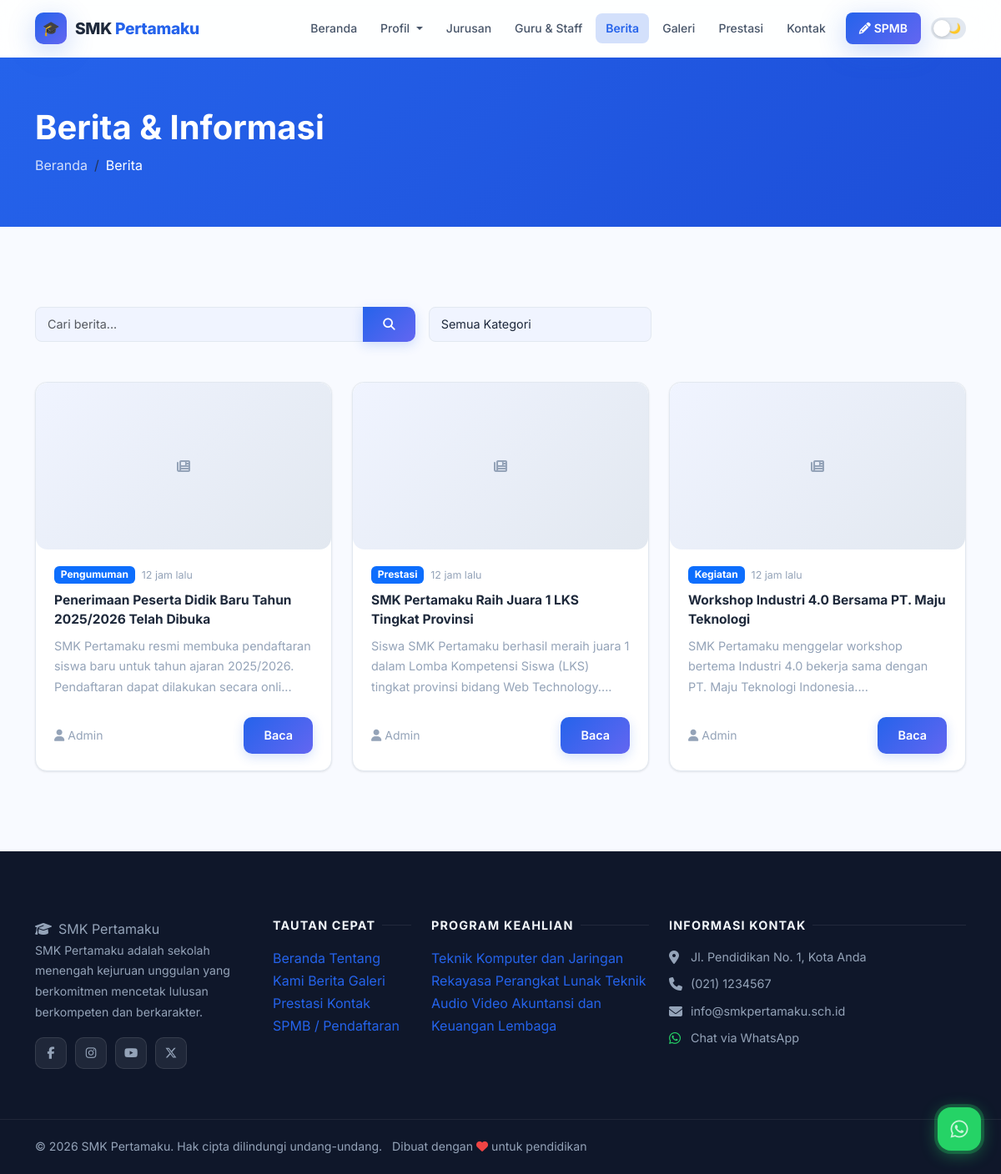
Screenshot of /berita with the database file from the repository.
### tables this page shows
CREATE TABLE IF NOT EXISTS `news` (
  `id` INT AUTO_INCREMENT PRIMARY KEY,
  `title` VARCHAR(250) NOT NULL,
  `slug` VARCHAR(250) UNIQUE NOT NULL,
  `excerpt` TEXT,
  `content` LONGTEXT,
  `image` VARCHAR(255) DEFAULT NULL,
  `category` VARCHAR(100) DEFAULT 'Berita',
  `author` VARCHAR(100) DEFAULT 'Admin',
  `views` INT DEFAULT 0,
  `is_published` TINYINT(1) DEFAULT 1,
  `published_at` DATETIME DEFAULT CURRENT_TIMESTAMP,
  `created_at` TIMESTAMP DEFAULT CURRENT_TIMESTAMP
);

CREATE TABLE IF NOT EXISTS `social_media` (
  `id` INT AUTO_INCREMENT PRIMARY KEY,
  `platform` VARCHAR(50) NOT NULL,
  `url` VARCHAR(255) NOT NULL,
  `icon` VARCHAR(100) DEFAULT NULL,
  `is_active` TINYINT(1) DEFAULT 1
);

CREATE TABLE IF NOT EXISTS `programs` (
  `id` INT AUTO_INCREMENT PRIMARY KEY,
  `name` VARCHAR(200) NOT NULL,
  `code` VARCHAR(20) DEFAULT NULL,
  `description` LONGTEXT,
  `image` VARCHAR(255) DEFAULT NULL,
  `icon` VARCHAR(100) DEFAULT 'fas fa-laptop-code',
  `quota` INT DEFAULT 36,
  `is_active` TINYINT(1) DEFAULT 1,
  `sort_order` INT DEFAULT 0,
  `created_at` TIMESTAMP DEFAULT CURRENT_TIMESTAMP
);

### app/controllers/PublicController.php (called while the page is built, shortened)
<?php
class PublicController {
    public function news($page = 1) {
        $db = getDB();
        $page = max(1, (int)$page);
        $perPage = 6;
        $where = "is_published=1";
        $offset = ($page - 1) * $perPage;
        $res = $db->query("SELECT * FROM news WHERE $where ORDER BY published_at DESC LIMIT $perPage OFFSET $offset");
        $news = $res ? $res->fetch_all(MYSQLI_ASSOC) : [];
        require_once __DIR__ . '/../../views/public/news.php';
    }
}

### index.php (called while the page is built, shortened)
<?php
require_once __DIR__ . '/routes/web.php';

### app/helpers.php (called while the page is built, shortened)
<?php
function getSettings() {
    $db = getDB();
    $res = $db->query("SELECT `key`, value FROM settings");
    $data = [];
    while ($row = $res->fetch_assoc()) {
        $data[$row['key']] = $row['value'];
    }
    return $data;
}
function timeAgo($datetime) {
    $time = time() - strtotime($datetime);
    if ($time < 86400) return round($time/3600) . ' jam lalu';
    return date('d M Y', strtotime($datetime));
}

### views/public/news.php (the view, shortened to what this page needs)
<?php
require_once __DIR__ . '/../layouts/header.php';
$searchVal = htmlspecialchars($_GET['q'] ?? '');
?>
<div style="background:linear-gradient(135deg,var(--primary),var(--primary-dark));padding:60px 0;color:#fff;">
    <div class="container">
        <h1 class="fw-bold mb-2">Berita & Informasi</h1>
        <nav aria-label="breadcrumb">
            <ol class="breadcrumb mb-0"><li class="breadcrumb-item"><a href="<?= APP_URL ?>/" style="color:rgba(255,255,255,0.8);">Beranda</a></li><li class="breadcrumb-item active text-white">Berita</li></ol>
        </nav>
    </div>
</div>
<section class="section">
    <div class="container">
        <form method="GET" action="<?= APP_URL ?>/berita" class="mb-5">
            <div class="row g-3 align-items-center">
                <div class="col-md-5">
                    <div class="input-group">
                        <input type="text" name="q" class="form-control" placeholder="Cari berita..." value="<?= $searchVal ?>">
                        <button class="btn btn-primary" type="submit"><i class="fas fa-search"></i></button>
                    </div>
                </div>
                <div class="col-md-3">
                    <select name="category" class="form-select" onchange="this.form.submit()">
                        <option value="">Semua Kategori</option>
                    </select>
                </div>
            </div>
        </form>
        <?php if (empty($news)): ?>
            <div class="text-center py-5">
                <i class="fas fa-newspaper" style="font-size:3rem;color:var(--text-muted);"></i>
                <p class="mt-3" style="color:var(--text-muted);">Belum ada berita yang ditemukan.</p>
            </div>
        <?php else: ?>
        <div class="row g-4">
            <?php foreach ($news as $article): ?>
            <div class="col-lg-4 col-md-6">
                <div class="card news-card h-100">
                    <div class="news-img">
                        <?php if (!empty($article['image'])): ?>
                            <img src="<?= UPLOAD_URL . htmlspecialchars($article['image']) ?>" alt="<?= htmlspecialchars($article['title']) ?>">
                        <?php else: ?>
                            <div class="img-placeholder" style="height:200px;"><i class="fas fa-newspaper"></i></div>
                        <?php endif; ?>
                    </div>
                    <div class="card-body d-flex flex-column">
                        <div class="d-flex align-items-center gap-2 mb-2">
                            <span class="badge bg-primary"><?= htmlspecialchars($article['category']) ?></span>
                            <span class="news-date"><?= timeAgo($article['published_at']) ?></span>
                        </div>
                        <h5 class="flex-grow-1"><?= htmlspecialchars($article['title']) ?></h5>
                        <p style="color:var(--text-muted);font-size:0.9rem;"><?= htmlspecialchars(substr($article['excerpt'] ?? '', 0, 120)) ?>...</p>
                        <div class="d-flex align-items-center justify-content-between mt-2">
                            <small style="color:var(--text-muted);"><i class="fas fa-user me-1"></i><?= htmlspecialchars($article['author']) ?></small>
                            <a href="<?= APP_URL ?>/berita/<?= htmlspecialchars($article['slug']) ?>" class="btn btn-sm btn-primary">Baca</a>
                        </div>
                    </div>
                </div>
            </div>
            <?php endforeach; ?>
        </div>
        <?php endif; ?>
    </div>
</section>
<?php require_once __DIR__ . '/../layouts/footer.php'; ?>

### views/layouts/footer.php (shortened to what this page needs)
<?php
$settings = getSettings();
$schoolName = $settings['school_name'] ?? 'SMK Pertamaku';
$footerAbout = $settings['footer_about'] ?? '';
$address = $settings['school_address'] ?? '';
$phone = $settings['school_phone'] ?? '';
$email = $settings['school_email'] ?? '';
$whatsapp = $settings['whatsapp_number'] ?? '';
$currentYear = date('Y');
$db = getDB();
$progRes = $db->query("SELECT id, name FROM programs WHERE is_active=1 ORDER BY sort_order LIMIT 6");
$footerPrograms = $progRes ? $progRes->fetch_all(MYSQLI_ASSOC) : [];
$smRes = $db->query("SELECT * FROM social_media WHERE is_active=1");
$socialMedia = $smRes ? $smRes->fetch_all(MYSQLI_ASSOC) : [];
?>
</main>
<footer class="site-footer">
    <div class="container">
        <div class="row g-4">
            <div class="col-lg-3 col-md-6">
                <span class="footer-brand"><i class="fas fa-graduation-cap me-2"></i><?= htmlspecialchars($schoolName) ?></span>
                <p><?= htmlspecialchars($footerAbout) ?></p>
                <?php if ($socialMedia): ?>
                <div class="social-links">
                    <?php foreach ($socialMedia as $sm): ?>
                        <a href="<?= htmlspecialchars($sm['url']) ?>" target="_blank" rel="noopener" class="social-link" title="<?= htmlspecialchars($sm['platform']) ?>">
                            <i class="<?= htmlspecialchars($sm['icon'] ?? 'fas fa-link') ?>"></i>
                        </a>
                    <?php endforeach; ?>
                </div>
                <?php endif; ?>
            </div>
            <div class="col-lg-2 col-md-6">
                <h5>Tautan Cepat</h5>
                <a href="<?= APP_URL ?>/">Beranda</a>
                <a href="<?= APP_URL ?>/profil">Tentang Kami</a>
                <a href="<?= APP_URL ?>/berita">Berita</a>
                <a href="<?= APP_URL ?>/galeri">Galeri</a>
                <a href="<?= APP_URL ?>/prestasi">Prestasi</a>
                <a href="<?= APP_URL ?>/kontak">Kontak</a>
                <a href="<?= APP_URL ?>/spmb">SPMB / Pendaftaran</a>
            </div>
            <div class="col-lg-3 col-md-6">
                <h5>Program Keahlian</h5>
                <?php foreach ($footerPrograms as $prog): ?>
                    <a href="<?= APP_URL ?>/jurusan/<?= $prog['id'] ?>"><?= htmlspecialchars($prog['name']) ?></a>
                <?php endforeach; ?>
            </div>
            <div class="col-lg-4 col-md-6">
                <h5>Informasi Kontak</h5>
                <?php if ($address): ?>
                <div class="d-flex gap-2 mb-2">
                    <i class="fas fa-map-marker-alt mt-1" style="color:#94a3b8;width:18px;"></i>
                    <span style="color:var(--footer-text);font-size:0.9rem;"><?= htmlspecialchars($address) ?></span>
                </div>
                <?php endif; ?>
                <?php if ($phone): ?>
                <div class="d-flex gap-2 mb-2">
                    <i class="fas fa-phone mt-1" style="color:#94a3b8;width:18px;"></i>
                    <a href="tel:<?= preg_replace('/[^0-9+]/', '', $phone) ?>" style="color:var(--footer-text);font-size:0.9rem;"><?= htmlspecialchars($phone) ?></a>
                </div>
                <?php endif; ?>
                <?php if ($email): ?>
                <div class="d-flex gap-2 mb-2">
                    <i class="fas fa-envelope mt-1" style="color:#94a3b8;width:18px;"></i>
                    <a href="mailto:<?= htmlspecialchars($email) ?>" style="color:var(--footer-text);font-size:0.9rem;"><?= htmlspecialchars($email) ?></a>
                </div>
                <?php endif; ?>
                <?php if ($whatsapp): ?>
                <div class="d-flex gap-2 mb-2">
                    <i class="fab fa-whatsapp mt-1" style="color:#25d366;width:18px;"></i>
                    <a href="https://wa.me/<?= preg_replace('/[^0-9]/', '', $whatsapp) ?>" target="_blank" style="color:var(--footer-text);font-size:0.9rem;">Chat via WhatsApp</a>
                </div>
                <?php endif; ?>
            </div>
        </div>
    </div>
    <div class="footer-bottom">
        <div class="container">
            <p class="mb-0">
                &copy; <?= $currentYear ?> <?= htmlspecialchars($schoolName) ?>. Hak cipta dilindungi undang-undang.
                <span class="ms-2">Dibuat dengan <i class="fas fa-heart" style="color:#ef4444;"></i> untuk pendidikan</span>
            </p>
        </div>
    </div>
</footer>
<?php if ($whatsapp): ?>
<a href="https://wa.me/<?= preg_replace('/[^0-9]/', '', $whatsapp) ?>?text=Halo+<?= urlencode($schoolName) ?>%2C+saya+ingin+bertanya..."
   class="whatsapp-float" target="_blank" rel="noopener" title="Chat WhatsApp">
    <i class="fab fa-whatsapp"></i>
</a>
<?php endif; ?>
</body>
</html>

### assets/css/style.css (style rules this page uses)
:root { --bg: #f8faff; --bg-secondary: #f0f4ff; --bg-card: #ffffff; --text: #1e293b; --text-secondary:#475569; --text-muted: #94a3b8; --primary: #2563eb; --primary-light: #3b82f6; --primary-dark: #1d4ed8; --primary-glow: rgba(37,99,235,0.20); --accent: #6366f1; --accent-glow: rgba(99,102,241,0.18); --success: #16a34a; --warning: #d97706; --danger: #dc2626; --border: #e2e8f0; --border-light: #f1f5f9; --navbar-bg: rgba(255,255,255,0.85); --footer-bg: #0f172a; --footer-text: #94a3b8; --shadow-sm: 0 1px 3px rgba(0,0,0,0.06), 0 1px 2px rgba(0,0,0,0.04); --shadow: 0 4px 16px rgba(0,0,0,0.08); --shadow-md: 0 8px 32px rgba(0,0,0,0.10); --shadow-lg: 0 20px 60px rgba(0,0,0,0.12); --shadow-blue: 0 8px 32px rgba(37,99,235,0.25); --radius: 14px; --radius-lg: 20px; --transition: all 0.3s cubic-bezier(0.4,0,0.2,1); --gradient: linear-gradient(135deg, #2563eb 0%, #6366f1 100%); --gradient-hero: linear-gradient(135deg, #0f172a 0%, #1e3a8a 50%, #1e1b4b 100%); }
*, *::before, *::after { box-sizing: border-box; }
html { scroll-behavior: smooth; font-size: 16px; }
body { background-color: var(--bg); color: var(--text); font-family: 'Segoe UI', system-ui, -apple-system, 'Helvetica Neue', sans-serif; line-height: 1.7; transition: background-color 0.4s ease, color 0.3s ease; overflow-x: hidden; }
a { color: var(--primary); text-decoration: none; transition: var(--transition); }
.section { padding: 96px 0; }
.btn-primary { background: var(--gradient); color: #fff; border: none; border-radius: 10px; padding: 11px 24px; font-weight: 600; font-size: 0.9rem; transition: var(--transition); display: inline-flex; align-items: center; gap: 8px; box-shadow: 0 4px 14px var(--primary-glow); }
.news-card { background: var(--bg-card); border: 1px solid var(--border); border-radius: var(--radius-lg); overflow: hidden; transition: var(--transition); display: flex; flex-direction: column; height: 100%; }
.news-date { font-size: 0.78rem; color: var(--text-muted); display: flex; align-items: center; gap: 4px; }
.news-card h5 { font-size: 0.97rem; font-weight: 700; color: var(--text); margin-bottom: 8px; line-height: 1.5; }
.news-card p { font-size: 0.85rem; color: var(--text-muted); line-height: 1.7; flex: 1; }
.site-footer { background: var(--footer-bg); padding: 80px 0 0; color: var(--footer-text); }
.site-footer p { font-size: 0.88rem; line-height: 1.75; color: var(--footer-text); }
.site-footer h5 { color: #f1f5f9; font-size: 0.9rem; font-weight: 700; text-transform: uppercase; letter-spacing: 0.08em; margin-bottom: 18px; display: flex; align-items: center; gap: 8px; }
.site-footer h5::after { content: ''; flex: 1; height: 1px; background: rgba(255,255,255,0.08); }
.social-links { display: flex; gap: 10px; margin-top: 18px; flex-wrap: wrap; }
.social-link { width: 38px; height: 38px; background: rgba(255,255,255,0.07); border: 1px solid rgba(255,255,255,0.1); border-radius: 10px; display: flex; align-items: center; justify-content: center; color: var(--footer-text); font-size: 0.9rem; transition: var(--transition); }
.footer-bottom { margin-top: 60px; border-top: 1px solid rgba(255,255,255,0.07); padding: 20px 0; display: flex; align-items: center; justify-content: space-between; flex-wrap: wrap; gap: 12px; font-size: 0.82rem; color: var(--footer-text); }
.whatsapp-float { position: fixed; bottom: 28px; right: 24px; width: 52px; height: 52px; background: #25d366; border-radius: 16px; display: flex; align-items: center; justify-content: center; color: #fff; font-size: 1.5rem; z-index: 1000; box-shadow: 0 4px 20px rgba(37,211,102,0.45); transition: var(--transition); }
.whatsapp-float::before { content: ''; position: absolute; inset: -4px; background: rgba(37,211,102,0.25); border-radius: 20px; animation: wa-pulse 2.5s ease-in-out infinite; }
.form-control, .form-select { background: var(--bg-secondary); border: 1px solid var(--border); border-radius: 8px; color: var(--text); font-size: 0.9rem; padding: 9px 14px; transition: var(--transition); }
.card { background: var(--bg-card); border: 1px solid var(--border); border-radius: var(--radius); transition: var(--transition); box-shadow: var(--shadow-sm); }
.card-body { padding: 20px 22px; }
.img-placeholder { background: linear-gradient(135deg, var(--bg-secondary), var(--border)); display: flex; align-items: center; justify-content: center; color: var(--text-muted); border-radius: var(--radius); }
.badge { border-radius: 6px; }

### views/layouts/header.php (style rules this page uses)
body { font-family:'Inter',system-ui,sans-serif; }

### rows the page displays
news: category "Pengumuman", published_at "12 jam lalu", title "Penerimaan Peserta Didik Baru Tahun 2025/2026 Telah Dibuka", excerpt "SMK Pertamaku resmi membuka pendaftaran siswa baru untuk tahun ajaran 2025/2026. Pendaftaran dapat dilakukan secara onli", author "Admin"
news: category "Prestasi", published_at "12 jam lalu", title "SMK Pertamaku Raih Juara 1 LKS Tingkat Provinsi", excerpt "Siswa SMK Pertamaku berhasil meraih juara 1 dalam Lomba Kompetensi Siswa (LKS) tingkat provinsi bidang Web Technology.", author "Admin"
news: category "Kegiatan", published_at "12 jam lalu", title "Workshop Industri 4.0 Bersama PT. Maju Teknologi", excerpt "SMK Pertamaku menggelar workshop bertema Industri 4.0 bekerja sama dengan PT. Maju Teknologi Indonesia.", author "Admin"
programs: name "Teknik Komputer dan Jaringan"
programs: name "Rekayasa Perangkat Lunak"
programs: name "Teknik Audio Video"
programs: name "Akuntansi dan Keuangan Lembaga"

### other values shown
explode(' ', $schoolName)[0] "SMK"
implode(' ', array_slice(explode(' ', $schoolName), 1)) "Pertamaku"
$schoolName "SMK Pertamaku"
$footerAbout "SMK Pertamaku adalah sekolah menengah kejuruan unggulan yang berkomitmen mencetak lulusan berkompeten dan berkarakter."
$address "Jl. Pendidikan No. 1, Kota Anda"
$phone "(021) 1234567"
$email "info@smkpertamaku.sch.id"
